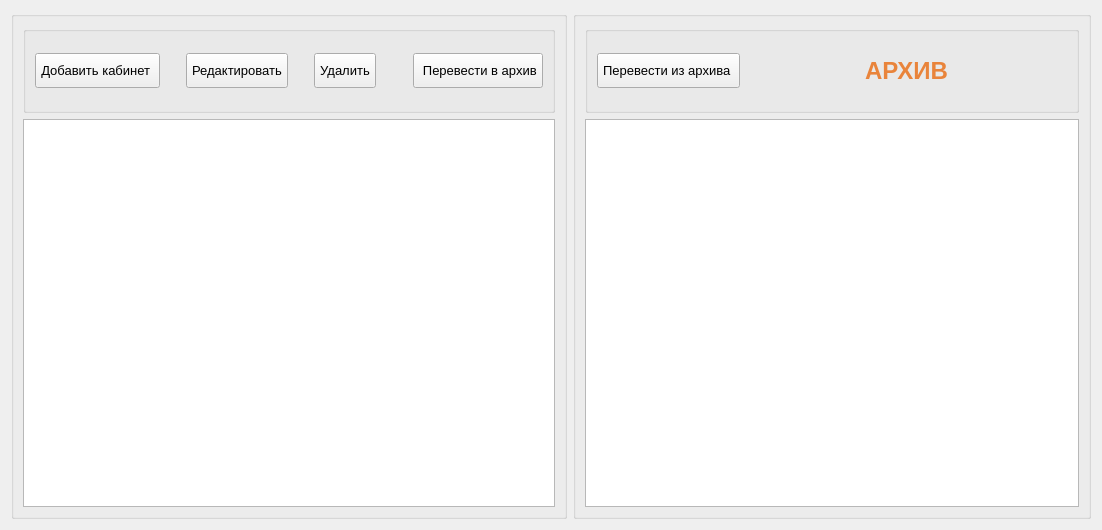
<?xml version="1.0" encoding="UTF-8"?>
<ui version="4.0">
 <class>kabinet_view</class>
 <widget class="QWidget" name="kabinet_view">
  <property name="geometry">
   <rect>
    <x>0</x>
    <y>0</y>
    <width>1102</width>
    <height>530</height>
   </rect>
  </property>
  <property name="font">
   <font>
    <family>MS Shell Dlg 2</family>
    <pointsize>8</pointsize>
    <weight>50</weight>
    <italic>false</italic>
    <bold>false</bold>
   </font>
  </property>
  <property name="windowTitle">
   <string>Form</string>
  </property>
  <layout class="QGridLayout" name="gridLayout_2">
   <item row="0" column="0">
    <widget class="QGroupBox" name="groupBox_2">
     <layout class="QGridLayout" name="gridLayout">
      <item row="0" column="0">
       <widget class="QGroupBox" name="groupBox">
        <property name="font">
         <font>
          <pointsize>10</pointsize>
         </font>
        </property>
        <property name="alignment">
         <set>Qt::AlignHCenter</set>
        </property>
        <layout class="QHBoxLayout">
         <item>
          <widget class="QPushButton" name="add_PB">
           <property name="minimumSize">
            <size>
             <width>0</width>
             <height>35</height>
            </size>
           </property>
           <property name="font">
            <font>
             <pointsize>10</pointsize>
            </font>
           </property>
           <property name="styleSheet">
            <string notr="true">padding: 5px</string>
           </property>
           <property name="text">
            <string>Добавить кабинет </string>
           </property>
           <property name="icon">
            <iconset resource="resources.qrc">
             <normaloff>:/resources/0416.ico</normaloff>:/resources/0416.ico</iconset>
           </property>
           <property name="iconSize">
            <size>
             <width>24</width>
             <height>24</height>
            </size>
           </property>
          </widget>
         </item>
         <item>
          <spacer>
           <property name="orientation">
            <enum>Qt::Horizontal</enum>
           </property>
           <property name="sizeType">
            <enum>QSizePolicy::Minimum</enum>
           </property>
           <property name="sizeHint" stdset="0">
            <size>
             <width>20</width>
             <height>20</height>
            </size>
           </property>
          </spacer>
         </item>
         <item>
          <widget class="QPushButton" name="edit_PB">
           <property name="minimumSize">
            <size>
             <width>0</width>
             <height>35</height>
            </size>
           </property>
           <property name="font">
            <font>
             <pointsize>10</pointsize>
            </font>
           </property>
           <property name="styleSheet">
            <string notr="true">padding: 5px</string>
           </property>
           <property name="text">
            <string>Редактировать</string>
           </property>
           <property name="icon">
            <iconset resource="resources.qrc">
             <normaloff>:/buttonEdit</normaloff>:/buttonEdit</iconset>
           </property>
           <property name="iconSize">
            <size>
             <width>24</width>
             <height>24</height>
            </size>
           </property>
          </widget>
         </item>
         <item>
          <spacer name="horizontalSpacer">
           <property name="orientation">
            <enum>Qt::Horizontal</enum>
           </property>
           <property name="sizeType">
            <enum>QSizePolicy::Minimum</enum>
           </property>
           <property name="sizeHint" stdset="0">
            <size>
             <width>20</width>
             <height>20</height>
            </size>
           </property>
          </spacer>
         </item>
         <item>
          <widget class="QPushButton" name="delete_PB">
           <property name="minimumSize">
            <size>
             <width>0</width>
             <height>35</height>
            </size>
           </property>
           <property name="font">
            <font>
             <pointsize>10</pointsize>
            </font>
           </property>
           <property name="styleSheet">
            <string notr="true">padding: 5px;</string>
           </property>
           <property name="text">
            <string>Удалить</string>
           </property>
           <property name="icon">
            <iconset resource="resources.qrc">
             <normaloff>:/buttonDelete</normaloff>:/buttonDelete</iconset>
           </property>
           <property name="iconSize">
            <size>
             <width>24</width>
             <height>24</height>
            </size>
           </property>
          </widget>
         </item>
         <item>
          <spacer>
           <property name="orientation">
            <enum>Qt::Horizontal</enum>
           </property>
           <property name="sizeHint" stdset="0">
            <size>
             <width>31</width>
             <height>60</height>
            </size>
           </property>
          </spacer>
         </item>
         <item>
          <widget class="QPushButton" name="arhiv_add_PB">
           <property name="minimumSize">
            <size>
             <width>0</width>
             <height>35</height>
            </size>
           </property>
           <property name="font">
            <font>
             <pointsize>10</pointsize>
            </font>
           </property>
           <property name="layoutDirection">
            <enum>Qt::RightToLeft</enum>
           </property>
           <property name="styleSheet">
            <string notr="true">padding: 5px;</string>
           </property>
           <property name="text">
            <string> Перевести в архив</string>
           </property>
           <property name="icon">
            <iconset resource="resources.qrc">
             <normaloff>:/resources/0722.ico</normaloff>:/resources/0722.ico</iconset>
           </property>
           <property name="iconSize">
            <size>
             <width>30</width>
             <height>30</height>
            </size>
           </property>
          </widget>
         </item>
        </layout>
       </widget>
      </item>
      <item row="1" column="0">
       <widget class="QTableView" name="tableView">
        <property name="selectionMode">
         <enum>QAbstractItemView::SingleSelection</enum>
        </property>
        <property name="selectionBehavior">
         <enum>QAbstractItemView::SelectRows</enum>
        </property>
        <property name="sortingEnabled">
         <bool>true</bool>
        </property>
       </widget>
      </item>
     </layout>
    </widget>
   </item>
   <item row="0" column="1">
    <widget class="QGroupBox" name="groupBox_3">
     <layout class="QVBoxLayout" name="verticalLayout">
      <item>
       <widget class="QGroupBox" name="groupBox_4">
        <property name="font">
         <font>
          <pointsize>10</pointsize>
         </font>
        </property>
        <property name="alignment">
         <set>Qt::AlignHCenter</set>
        </property>
        <layout class="QHBoxLayout" name="horizontalLayout">
         <item>
          <widget class="QPushButton" name="arhiv_delete_PB">
           <property name="minimumSize">
            <size>
             <width>0</width>
             <height>35</height>
            </size>
           </property>
           <property name="font">
            <font>
             <pointsize>10</pointsize>
            </font>
           </property>
           <property name="styleSheet">
            <string notr="true">padding: 5px;</string>
           </property>
           <property name="text">
            <string>Перевести из архива </string>
           </property>
           <property name="icon">
            <iconset resource="resources.qrc">
             <normaloff>:/resources/1010.ico</normaloff>:/resources/1010.ico</iconset>
           </property>
           <property name="iconSize">
            <size>
             <width>24</width>
             <height>24</height>
            </size>
           </property>
          </widget>
         </item>
         <item>
          <spacer name="horizontalSpacer_3">
           <property name="orientation">
            <enum>Qt::Horizontal</enum>
           </property>
           <property name="sizeHint" stdset="0">
            <size>
             <width>40</width>
             <height>60</height>
            </size>
           </property>
          </spacer>
         </item>
         <item>
          <widget class="QLabel" name="label_2">
           <property name="font">
            <font>
             <family>Arial</family>
             <pointsize>18</pointsize>
             <weight>75</weight>
             <bold>true</bold>
            </font>
           </property>
           <property name="styleSheet">
            <string notr="true">color: #E9843B;</string>
           </property>
           <property name="text">
            <string>АРХИВ</string>
           </property>
          </widget>
         </item>
         <item>
          <spacer name="horizontalSpacer_4">
           <property name="orientation">
            <enum>Qt::Horizontal</enum>
           </property>
           <property name="sizeHint" stdset="0">
            <size>
             <width>40</width>
             <height>20</height>
            </size>
           </property>
          </spacer>
         </item>
        </layout>
       </widget>
      </item>
      <item>
       <widget class="QTableView" name="tableView_arhiv">
        <property name="selectionMode">
         <enum>QAbstractItemView::SingleSelection</enum>
        </property>
        <property name="selectionBehavior">
         <enum>QAbstractItemView::SelectRows</enum>
        </property>
        <property name="sortingEnabled">
         <bool>true</bool>
        </property>
       </widget>
      </item>
     </layout>
    </widget>
   </item>
  </layout>
 </widget>
 <resources>
  <include location="resources.qrc"/>
 </resources>
 <connections/>
</ui>
